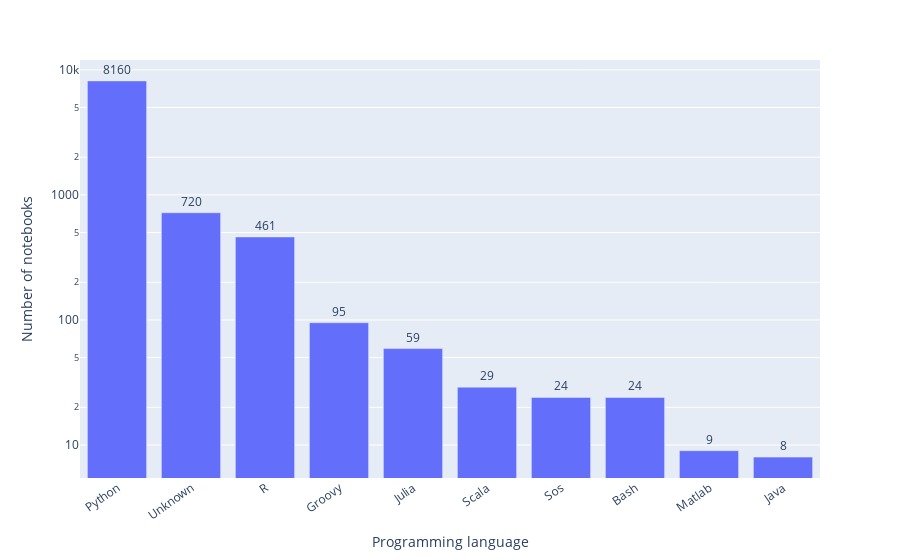

Notebook cell for this chart:
### Code cell
fig = px.bar(notebook_language_df.head(10), x=index_label, y=number_label)
fig.update_traces(texttemplate='%{y:.s}', textposition='outside')
fig.update_layout(uniformtext_minsize=8, uniformtext_mode='hide', yaxis_type = 'log', xaxis_tickangle=-35)
fig.show()
filename = 'top_notebook_language'
fig.write_image(OUTPUT_DIR + '/' + filename + '.pdf', scale=1.0)

### Figure 1 — Plotly figure (JSON) as saved in the notebook; plotly's stock layout.template omitted (floating-point values rounded to 4 significant figures)
{"data": [{"alignmentgroup": "True", "hovertemplate": "Programming language=%{x}<br>Number of notebooks=%{y}<extra></extra>", "legendgroup": "", "marker": {"color": "#636efa", "pattern": {"shape": ""}}, "name": "", "offsetgroup": "", "orientation": "v", "showlegend": false, "textposition": "outside", "texttemplate": "%{y:.s}", "type": "bar", "x": ["Python", "Unknown", "R", "Groovy", "Julia", "Scala", "Sos", "Bash", "Matlab", "Java"], "xaxis": "x", "y": [8160, 720, 461, 95, 59, 29, 24, 24, 9, 8], "yaxis": "y"}], "layout": {"autosize": true, "barmode": "relative", "legend": {"tracegroupgap": 0}, "margin": {"t": 60}, "uniformtext": {"minsize": 8, "mode": "hide"}, "xaxis": {"anchor": "y", "autorange": true, "domain": [0, 1], "range": [-0.5, 9.5], "tickangle": -35, "title": {"text": "Programming language"}, "type": "category"}, "yaxis": {"anchor": "x", "autorange": true, "domain": [0, 1], "range": [0.7359, 4.079], "title": {"text": "Number of notebooks"}, "type": "log"}}}
